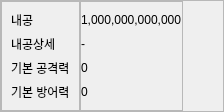
                               <widget class="QFrame" name="frDetail">
                                <property name="minimumSize">
                                 <size>
                                  <width>0</width>
                                  <height>0</height>
                                 </size>
                                </property>
                                <property name="styleSheet">
                                 <string notr="true">QFrame#frDetail
{
	border: 1px solid #a5a098;
}</string>
                                </property>
                                <property name="frameShape">
                                 <enum>QFrame::StyledPanel</enum>
                                </property>
                                <property name="frameShadow">
                                 <enum>QFrame::Raised</enum>
                                </property>
                                <layout class="QHBoxLayout" name="horizontalLayout_21">
                                 <property name="spacing">
                                  <number>0</number>
                                 </property>
                                 <property name="leftMargin">
                                  <number>0</number>
                                 </property>
                                 <property name="topMargin">
                                  <number>0</number>
                                 </property>
                                 <property name="rightMargin">
                                  <number>0</number>
                                 </property>
                                 <property name="bottomMargin">
                                  <number>0</number>
                                 </property>
                                 <item>
                                  <widget class="QFrame" name="frame_30">
                                   <property name="frameShape">
                                    <enum>QFrame::StyledPanel</enum>
                                   </property>
                                   <property name="frameShadow">
                                    <enum>QFrame::Raised</enum>
                                   </property>
                                   <layout class="QVBoxLayout" name="verticalLayout_19">
                                    <item>
                                     <widget class="QLabel" name="label_12">
                                      <property name="text">
                                       <string>내공</string>
                                      </property>
                                     </widget>
                                    </item>
                                    <item>
                                     <widget class="QLabel" name="label_13">
                                      <property name="text">
                                       <string>내공상세</string>
                                      </property>
                                     </widget>
                                    </item>
                                    <item>
                                     <widget class="QLabel" name="label_16">
                                      <property name="text">
                                       <string>기본 공격력</string>
                                      </property>
                                     </widget>
                                    </item>
                                    <item>
                                     <widget class="QLabel" name="label_20">
                                      <property name="text">
                                       <string>기본 방어력</string>
                                      </property>
                                     </widget>
                                    </item>
                                   </layout>
                                  </widget>
                                 </item>
                                 <item>
                                  <widget class="QFrame" name="frame_29">
                                   <property name="frameShape">
                                    <enum>QFrame::StyledPanel</enum>
                                   </property>
                                   <property name="frameShadow">
                                    <enum>QFrame::Raised</enum>
                                   </property>
                                   <layout class="QVBoxLayout" name="verticalLayout_20">
                                    <property name="leftMargin">
                                     <number>0</number>
                                    </property>
                                    <property name="rightMargin">
                                     <number>0</number>
                                    </property>
                                    <item>
                                     <widget class="QLabel" name="label_17">
                                      <property name="text">
                                       <string>1,000,000,000,000</string>
                                      </property>
                                     </widget>
                                    </item>
                                    <item>
                                     <widget class="QLabel" name="label_18">
                                      <property name="text">
                                       <string>-</string>
                                      </property>
                                     </widget>
                                    </item>
                                    <item>
                                     <widget class="QLabel" name="label_22">
                                      <property name="text">
                                       <string>0</string>
                                      </property>
                                     </widget>
                                    </item>
                                    <item>
                                     <widget class="QLabel" name="label_19">
                                      <property name="text">
                                       <string>0</string>
                                      </property>
                                     </widget>
                                    </item>
                                   </layout>
                                  </widget>
                                 </item>
                                 <item>
                                  <spacer name="horizontalSpacer_13">
                                   <property name="orientation">
                                    <enum>Qt::Horizontal</enum>
                                   </property>
                                   <property name="sizeHint" stdset="0">
                                    <size>
                                     <width>40</width>
                                     <height>20</height>
                                    </size>
                                   </property>
                                  </spacer>
                                 </item>
                                </layout>
                               </widget>
